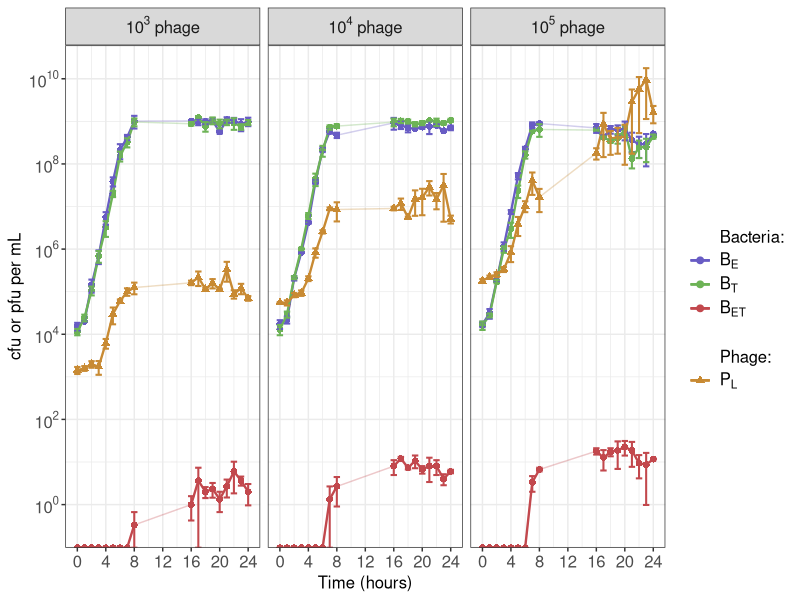
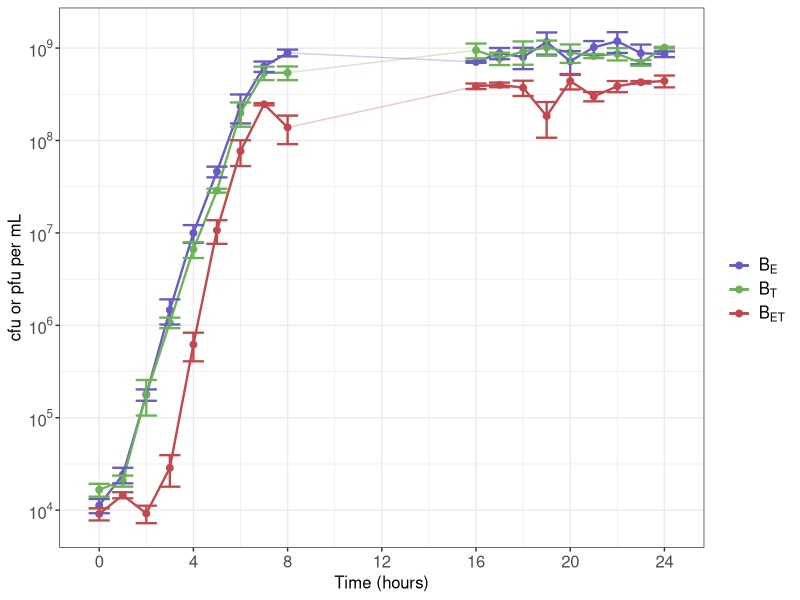
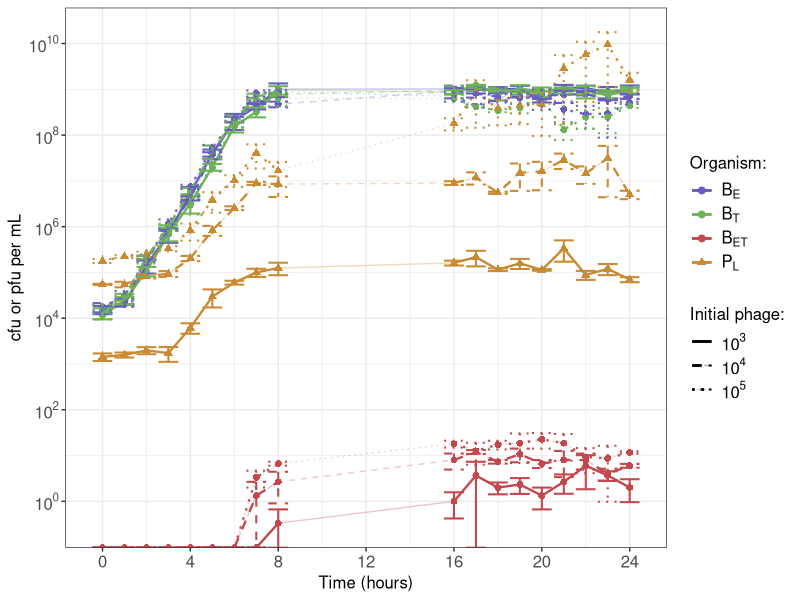
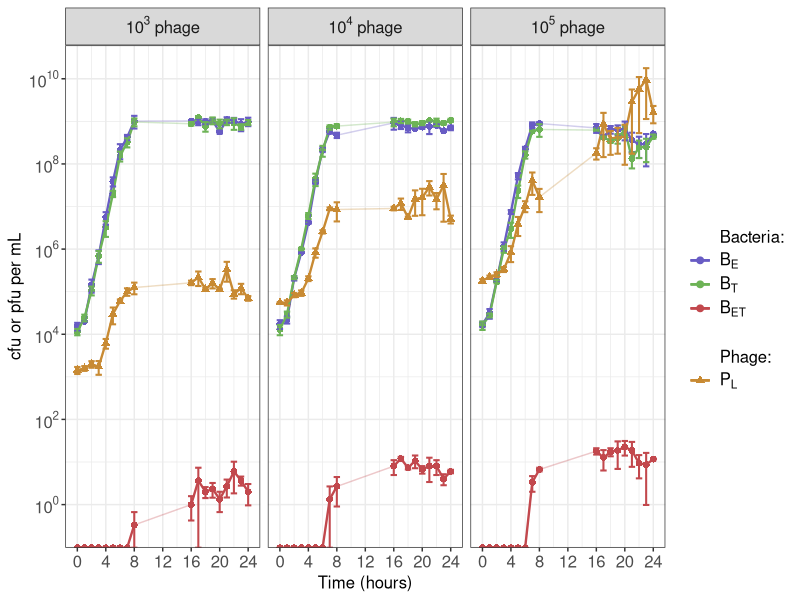
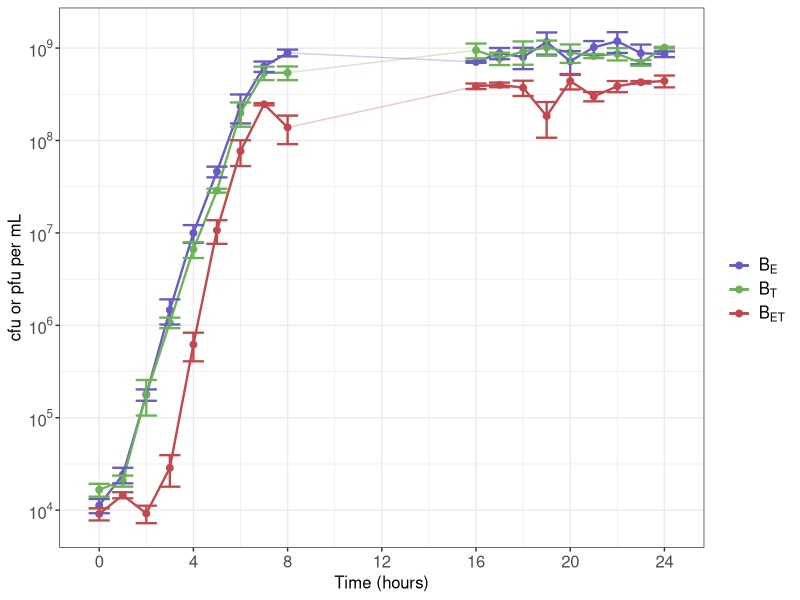
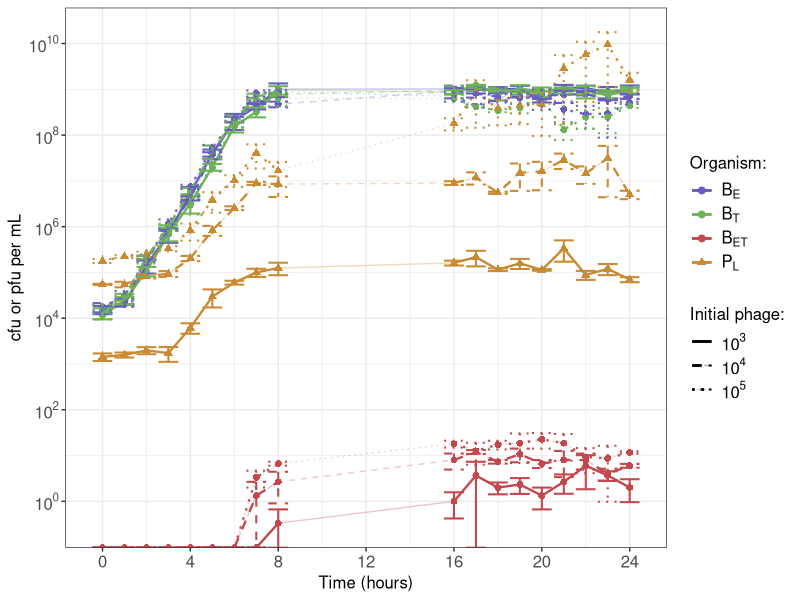

Generate these figures, in order, with R:

library(ggplot2)
library(scales)
library(dplyr)

"#8d57bf"
"#aca549"
"#944d61"
"#79a097"

data = read.csv(here::here("Lab", "Triculture", "summary.csv"))
data3 = read.csv(here::here("Lab", "Transduction", "summary_10_3.csv"))
data4 = read.csv(here::here("Lab", "Transduction", "summary_10_4.csv"))
data5 = read.csv(here::here("Lab", "Transduction", "summary_10_5.csv"))

data$Type = "No phage"
data3$Type = "10^3"
data4$Type = "10^4"
data5$Type = "10^5"

data_all = rbind(data, data3, data4, data5) %>%
  filter(Bacteria != "Total") %>%
  mutate(Bacteria=replace(Bacteria, Bacteria=="EryR", "Be")) %>%
  mutate(Bacteria=replace(Bacteria, Bacteria=="TetR", "Bt")) %>%
  mutate(Bacteria=replace(Bacteria, Bacteria=="DRP", "Bet")) %>%
  mutate(Bacteria=replace(Bacteria, Bacteria=="P", "Pl"))

data_all$group = data_all$Bacteria
data_all = data_all %>% 
  mutate(group = replace(group, Bacteria %in% c("Be","Bt","Bet"), "other"))


data_all$Type = as.factor(data_all$Type)
data_all$Type = factor(data_all$Type, levels(data_all$Type)[c(4,1,2,3)])
levels(data_all$Type) = c("No phage",
                          expression(paste(10^3, " phage")),
                          expression(paste(10^4, " phage")),
                          expression(paste(10^5, " phage")))

data_all$Bacteria = as.factor(data_all$Bacteria)
data_all$Bacteria = factor(data_all$Bacteria, c("Bacteria:", levels(data_all$Bacteria)[c(1,3,2)],
                                                " ", "Phage:", levels(data_all$Bacteria)[4]))

ggplot(data_all %>% filter(Type != "No phage"), aes(x=Time, y=Mean, colour=Bacteria))+
  geom_point(aes(shape = group), size = 2)+
  geom_line(alpha=0.3)+
  geom_line(data = data_all %>% filter(Type != "No phage") %>% filter(Time < 9), size = 0.8) +
  geom_line(data = data_all %>% filter(Type != "No phage") %>% filter(Time > 15), size = 0.8) +
  geom_errorbar(aes(x=Time, ymin=se_min, ymax=se_max), size = 0.7) +
  scale_x_continuous(breaks=seq(0,max(data$Time),4))+
  scale_y_continuous(trans=log10_trans(),
                     breaks=trans_breaks("log10", function(x) 10^x),
                     labels=trans_format("log10", math_format(10^.x)))+
  labs(y = "cfu or pfu per mL", x = "Time (hours)", colour = "")+
  theme_bw() +
  facet_wrap(~Type, labeller = label_parsed) +
  scale_colour_manual(values=c("white","#685cc4","#6db356","#c2484d","white","white","#c88a33"),
                      drop = FALSE,
                      labels = c("Bacteria:",
                                 bquote(B[E]),
                                 bquote(B[T]),
                                 bquote(B[ET]),
                                 " ",
                                 "Phage:",
                                 bquote(P[L])),
                      guide = guide_legend(override.aes = list(shape = c(19,19,19,19,19,17,17)))) +
  guides(linetype = F, shape = F) +
  theme(axis.text.x = element_text(size=12),
        axis.title.x = element_text(size=12),
        axis.text.y = element_text(size=12),
        axis.title.y = element_text(size=12),
        legend.text = element_text(size=12),
        strip.text.x = element_text(size=12))


ggsave(here::here("Lab", "Plots", "all_lab_data_wrap.png"))


ggplot(data_all %>% filter(Type == "No phage"), aes(x=Time, y=Mean, colour=Bacteria))+
  geom_point(size = 2)+
  geom_line(alpha=0.3)+
  geom_line(data = data_all %>% filter(Type == "No phage") %>% filter(Time < 9), size = 0.8) +
  geom_line(data = data_all %>% filter(Type == "No phage") %>% filter(Time > 15), size = 0.8) +
  geom_errorbar(aes(x=Time, ymin=se_min, ymax=se_max), size = 0.8) +
  scale_x_continuous(breaks=seq(0,max(data$Time),4))+
  scale_y_continuous(trans=log10_trans(),
                     breaks=trans_breaks("log10", function(x) 10^x),
                     labels=trans_format("log10", math_format(10^.x)))+
  labs(y = "cfu or pfu per mL", x = "Time (hours)", colour = "")+
  theme_bw() +
  scale_colour_manual(values=c("#685cc4","#6db356","#c2484d"),
                      labels = c(expression(B[E]),
                                 expression(B[T]),
                                 expression(B[ET]))) +
  guides(linetype = F) +
  theme(axis.text.x = element_text(size=12),
        axis.title.x = element_text(size=12),
        axis.text.y = element_text(size=12),
        axis.title.y = element_text(size=12),
        legend.text = element_text(size=12),
        strip.text.x = element_text(size=12))

ggsave(here::here("Lab", "Plots", "growth_lab_data.png"))


ggplot(data_all %>% filter(Type != "No phage"), aes(x=Time, y=Mean,
                                                    colour=Bacteria, linetype= Type))+
  geom_point(aes(shape = group), size = 2)+
  geom_line(alpha=0.3)+
  geom_line(data = data_all %>% filter(Type != "No phage") %>% filter(Time < 9), size = 0.8) +
  geom_line(data = data_all %>% filter(Type != "No phage") %>% filter(Time > 15), size = 0.8) +
  geom_errorbar(aes(x=Time, ymin=se_min, ymax=se_max), size = 0.7) +
  scale_x_continuous(breaks=seq(0,max(data$Time),4))+
  scale_y_continuous(trans=log10_trans(),
                     breaks=trans_breaks("log10", function(x) 10^x),
                     labels=trans_format("log10", math_format(10^.x)))+
  labs(y = "cfu or pfu per mL", x = "Time (hours)", colour = "Organism:", linetype = "Initial phage:")+
  theme_bw() +
  scale_colour_manual(values=c("#685cc4","#6db356","#c2484d","#c88a33"),
                      labels = c(expression(B[E]),
                                 expression(B[T]),
                                 expression(B[ET]),
                                 expression(P[L])),
                      guide = guide_legend(override.aes = list(shape = c(19,19,19,17)))) +
  scale_linetype_manual(values = c(1,2,3),
                        labels = c(expression(10^3),
                                   expression(10^4),
                                   expression(10^5))) +
  guides(shape = F) +
  theme(axis.text.x = element_text(size=12),
        axis.title.x = element_text(size=12),
        axis.text.y = element_text(size=12),
        axis.title.y = element_text(size=12),
        legend.text = element_text(size=12),
        legend.title = element_text(size=12),
        strip.text.x = element_text(size=12))

ggsave(here::here("Lab", "Plots", "all_lab_data_together.png"))


fitness = function(data, str1, str2){
  
  str1_0 = data %>%
    filter(Time == 0 & Bacteria == str1) %>%
    select(c("data1", "data2", "data3"))
  
  str1_24 = data %>%
    filter(Time == 24 & Bacteria == str1) %>%
    select(c("data1", "data2", "data3"))
  
  str2_0 = data %>%
    filter(Time == 0 & Bacteria == str2) %>%
    select(c("data1", "data2", "data3"))
  
  str2_24 = data %>%
    filter(Time == 24 & Bacteria == str2) %>%
    select(c("data1", "data2", "data3"))
  
  str1_w = log(str1_24/str1_0)
  str2_w = log(str2_24/str2_0)
  
  tt = str1_w/str2_w
  tt$Mean = rowMeans(tt)
  tt$sd = sd(tt[1,1:3])
  tt$sd_min = tt$Mean - tt$sd
  tt$sd_max = tt$Mean + tt$sd
  
  tt
  
}

fitness(data, "EryR", "TetR")
fitness(data, "DRP", "EryR")
fitness(data, "DRP", "TetR")

